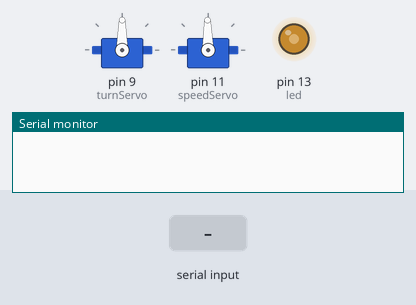
Bench run of a sketch on a simulated Arduino Uno, built with avr-gcc and run on an emulated ATmega328P. On the bench: 2 × servo, output pins drawn as LEDs (lit = HIGH), the last lines printed to the serial monitor. The inputs (shaded band) are chosen by the test bench.

Above: at 1.2 s.
1.3 s: "F90\n" received over Serial
At 2.1 s:
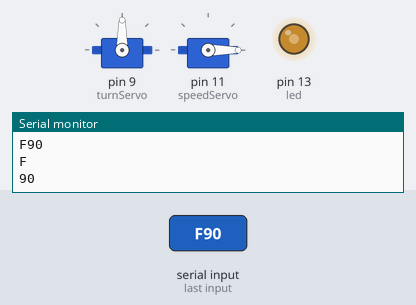
2.8 s: "R90\n" received over Serial
At 3.2 s:
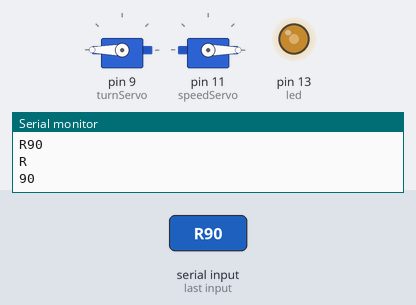
4.3 s: "S90\n" received over Serial
At 5.5 s:
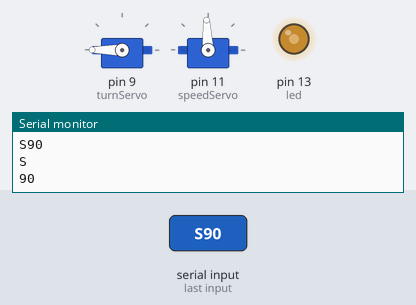
5.8 s: "L90\n" received over Serial
At 6.7 s:
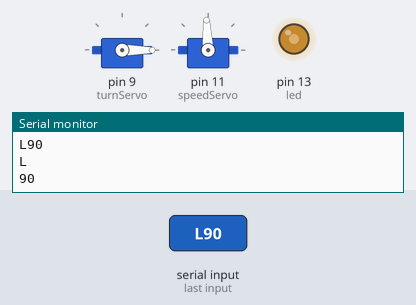
7.3 s: "F,45\n" received over Serial
At 7.9 s:
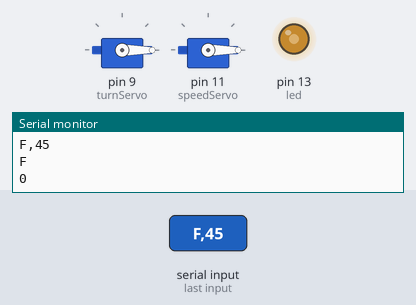
8.8 s: "S\n" received over Serial
At 10.1 s:
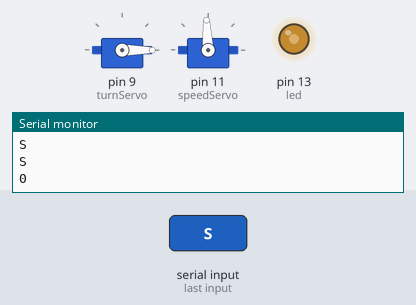
Timing chart, 0 to 11.3 s (numbered marks = the images above; inputs shaded):
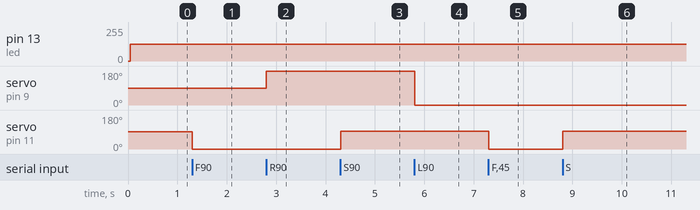

Measured:
- after the input at 1.3 s, servo on pin 11 (speedServo): 91° → 0° at once
- after the input at 2.8 s, servo on pin 9 (turnServo): 90° → 180° at once
- after the input at 4.3 s, servo on pin 11 (speedServo): 0° → 93° at once
- after the input at 5.8 s, servo on pin 9 (turnServo): 180° → 0° at once
- after the input at 7.3 s, servo on pin 11 (speedServo): 93° → 0° at once
- after the input at 8.8 s, servo on pin 11 (speedServo): 0° → 93° at once

The sketch:

ehiha.ino
```cpp
// Self Driving Car - Arduino Code
// Theresa Cruz, Jessica Dudoff, James Lee, and Ben Reese
// ECPE 196 - Fall 2014

// Included Libraries
#include <Servo.h>


// Pins and Variables

Servo turnServo;
Servo speedServo;
String command = "";
boolean commandComplete = false;
char comm = ' ';
int inX = 0;
int currentMicro = 1500;
int currentAngle = 90;
int led = 13;

void setup() {
  Serial.begin(9600);
  command.reserve(200);
  turnServo.attach(9);
  speedServo.attach(11);
  pinMode(led,OUTPUT);
  speedServo.writeMicroseconds(1480);
}

void loop() {
// For now, assuming that I have taken in the UART message and
// decoded it into a char for the command, and an int or double for
// the parameter

// Assumptions - name of the char will be comm
// name of the parameter will be inX
     if (commandComplete){
         Serial.println(command);
         comm = command[0];
         command = command.substring(1);
         inX = command.toInt();
         Serial.println(comm);
         Serial.println(inX);
          switch (comm) {
          case 'S':
              //
              if (currentMicro<1500)
              {
                speedServo.writeMicroseconds(2000);
                currentMicro = 2000;
              }
              else
              {
                speedServo.writeMicroseconds(1500);
                currentMicro = 1500;
              }

              break;
          case 'F':
              /*
              if (inX==1)
              {
                Serial.println("Changing speed to 1");
                speedServo.writeMicroseconds(1600);
              // Set speed to parameter
              }
              else if (inX==2)
              {
                speedServo.writeMicroseconds(1700);
              }
              */
              speedServo.writeMicroseconds(inX);
              break;
          case 'R':
              // Set direction servo and camera servo to
              //parameter in the right direction
              turnServo.write(inX+90);
              break;

          case 'L':
              // Set direction servo and camera servo to
              //parameter in the left direction
              turnServo.write(90-inX);
              break;

          case 'B':
              // Stop Car, then set reverse speed to given parameter
              break;

          case 'A':
              break;
              //
          case 'E':
              break;

          }


     command = "";
     commandComplete = false;
    }
    if (digitalRead(led)==HIGH)
    {
      digitalWrite(led,LOW);
    }
    else
    {
      digitalWrite(led,HIGH);
    }

}

void serialEvent() {
  while (Serial.available()) {
    char inChar = char(Serial.read());
    command += inChar;
    if (inChar== '\n'){
      commandComplete=true;
    }
  }
}
```
